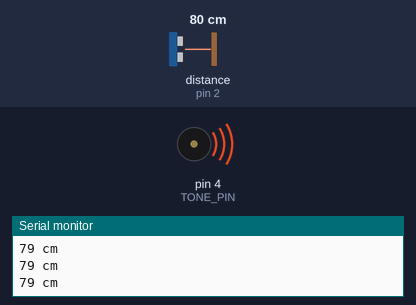
This program was run on a simulated Arduino Nano, built with avr-gcc and run on an emulated ATmega328P. Parts: buzzer (waves = sounding), the last lines printed to the serial monitor. Wiring (inferred from the names in the program): ultrasonic range finder: trigger pin 3; echo pin 2. The test bench sets the inputs (shaded band); at power-on: distance to the obstacle (sensor on pin 2) 80 cm. The echo pulse lasts 58.3 µs per cm.

Above: at 1.2 s.
1.3 s: distance to the obstacle (sensor on pin 2) set to 299 cm
At 2.3 s:
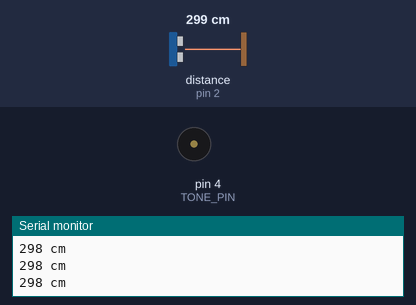
2.8 s: distance to the obstacle (sensor on pin 2) set to 206 cm
4.3 s: distance to the obstacle (sensor on pin 2) set to 198 cm
At 4.7 s:
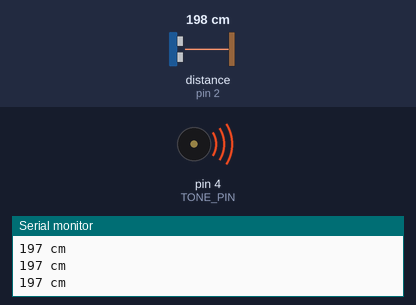
7.3 s: distance to the obstacle (sensor on pin 2) set to 250 cm
At 8.2 s:
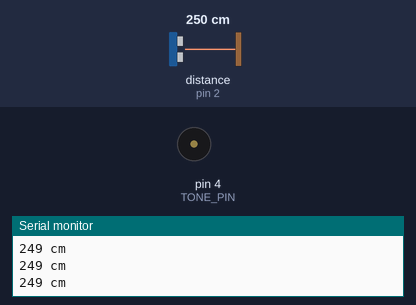
Timing chart, 0 to 9.8 s (numbered marks = the images above; inputs shaded):
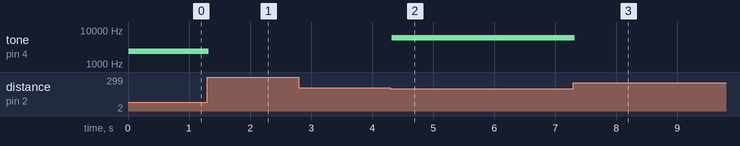

Measured:
- the behaviour switches between 201 and 200 cm on distance to the obstacle (sensor on pin 2) (found by bisection; images 1 and 2)
- after the input at 1.3 s, tone on pin 4 (TONE_PIN): 2370 Hz → silent at once
- after the input at 4.3 s, tone on pin 4 (TONE_PIN): silent → 5910 Hz at once
- after the input at 7.3 s, tone on pin 4 (TONE_PIN): 5910 Hz → silent at once

The program:

main.cpp
```cpp
#include <Arduino.h>
//#include <cmath>
// ---------------------------------------------------------------- //
// Thereminimal v0.1
// Using Arduino & Ultrasonic Sensor Module HC-SR04
//
// Danny Ayers 2020
// Sections derived from code of Arbi Abdul Jabbaar
// ---------------------------------------------------------------- //

const int ECHO_PIN = 2; // attach pin D2 Arduino to pin Echo of HC-SR04
const int TRIG_PIN = 3; //attach pin D3 Arduino to pin Trig of HC-SR04
const int TONE_PIN = 4;

const int C = 343;                // speed of sound in m/s
const int DISTANCE_SCALE = 20000; // factor to get distance in cm
const int FREQ_SCALE = 30;        // factor to produce a reasonable pitch

// defines variables
long duration; // variable for the duration of sound wave travel
int distance;  // variable for the distance measurement

void setup()
{
  pinMode(TRIG_PIN, OUTPUT);
  pinMode(ECHO_PIN, INPUT);
  // Zeros trig pin
  digitalWrite(TRIG_PIN, LOW);

  Serial.begin(9600);
  Serial.println("Thereminimal");
}

void loop()
{
  // ping the module
  digitalWrite(TRIG_PIN, HIGH);
  delayMicroseconds(10);
  digitalWrite(TRIG_PIN, LOW);

  // sound travel time in microseconds
  duration = pulseIn(ECHO_PIN, HIGH);
  distance = duration * C / DISTANCE_SCALE; // Speed of sound wave divided by 2 (go and back)
  // Displays the distance on the Serial Monitor

  Serial.print(distance);
  Serial.println(" cm");

  int freq = distance * FREQ_SCALE;

  if (distance < 200) // only play if distance < 200cm
  {
    tone(TONE_PIN, freq);
    // Serial.print(freq);
    // Serial.println(" Hz");
  }
  else
  {
    noTone(TONE_PIN);
  }
  // delay(200);
}
```
